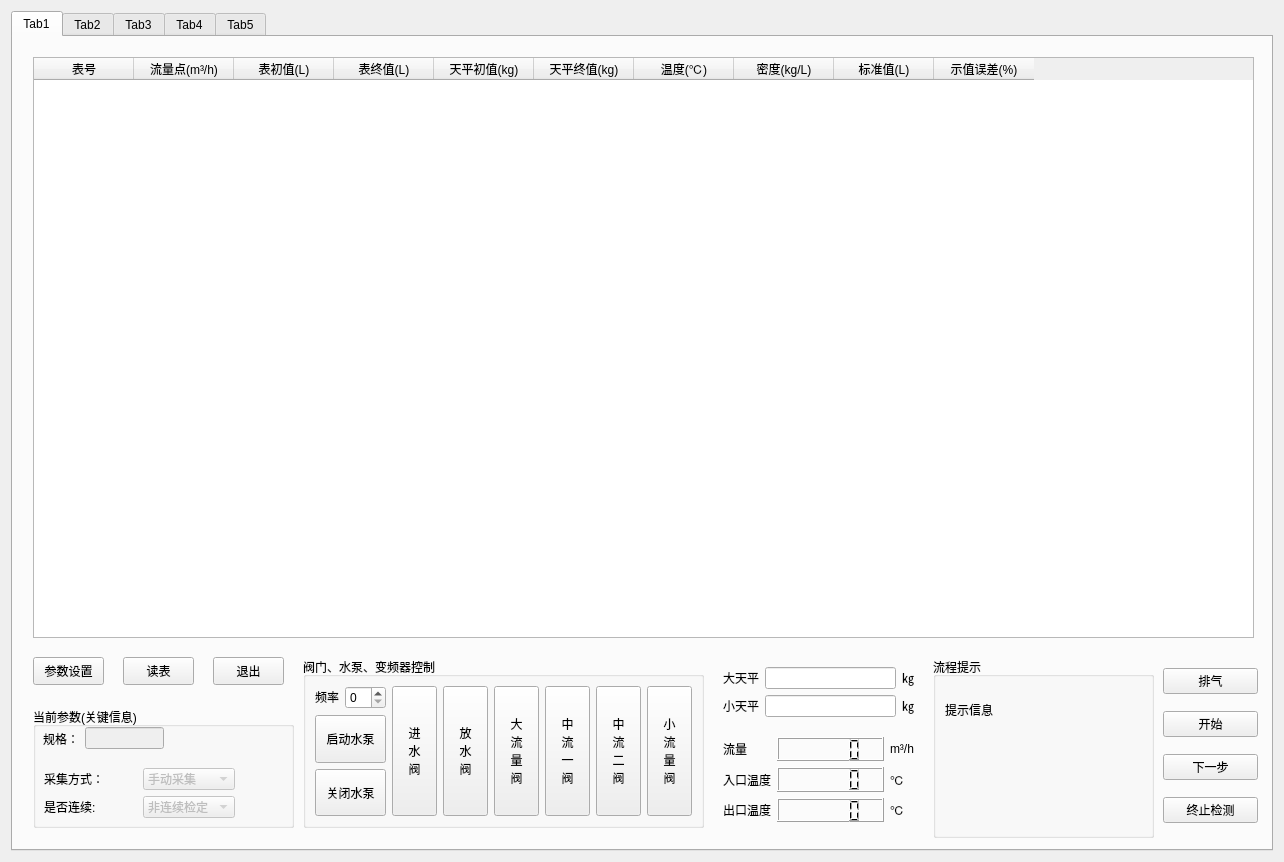
<?xml version="1.0" encoding="UTF-8"?>
<ui version="4.0">
 <class>WeightMethodClass</class>
 <widget class="QWidget" name="WeightMethodClass">
  <property name="geometry">
   <rect>
    <x>0</x>
    <y>0</y>
    <width>1284</width>
    <height>862</height>
   </rect>
  </property>
  <property name="windowTitle">
   <string>质量法检定</string>
  </property>
  <layout class="QGridLayout" name="gridLayout">
   <item row="0" column="0">
    <widget class="QTabWidget" name="tabWidget">
     <property name="tabPosition">
      <enum>QTabWidget::North</enum>
     </property>
     <property name="tabShape">
      <enum>QTabWidget::Rounded</enum>
     </property>
     <property name="currentIndex">
      <number>0</number>
     </property>
     <property name="tabsClosable">
      <bool>false</bool>
     </property>
     <widget class="QWidget" name="tab1">
      <attribute name="title">
       <string>Tab1</string>
      </attribute>
      <widget class="QPushButton" name="btnParaSet">
       <property name="geometry">
        <rect>
         <x>20</x>
         <y>620</y>
         <width>71</width>
         <height>28</height>
        </rect>
       </property>
       <property name="sizePolicy">
        <sizepolicy hsizetype="Fixed" vsizetype="Preferred">
         <horstretch>0</horstretch>
         <verstretch>0</verstretch>
        </sizepolicy>
       </property>
       <property name="text">
        <string>参数设置</string>
       </property>
      </widget>
      <widget class="QGroupBox" name="groupBox">
       <property name="geometry">
        <rect>
         <x>20</x>
         <y>670</y>
         <width>261</width>
         <height>121</height>
        </rect>
       </property>
       <property name="title">
        <string>当前参数(关键信息)</string>
       </property>
       <widget class="QWidget" name="layoutWidget">
        <property name="geometry">
         <rect>
          <x>10</x>
          <y>20</y>
          <width>121</width>
          <height>23</height>
         </rect>
        </property>
        <layout class="QHBoxLayout" name="horizontalLayout_2">
         <item>
          <widget class="QLabel" name="labelStandard">
           <property name="text">
            <string>规格：</string>
           </property>
          </widget>
         </item>
         <item>
          <widget class="QLineEdit" name="lnEditStandard">
           <property name="enabled">
            <bool>false</bool>
           </property>
          </widget>
         </item>
        </layout>
       </widget>
       <widget class="QWidget" name="layoutWidget">
        <property name="geometry">
         <rect>
          <x>11</x>
          <y>61</y>
          <width>191</width>
          <height>51</height>
         </rect>
        </property>
        <layout class="QGridLayout" name="gridLayout_5">
         <item row="0" column="0">
          <widget class="QLabel" name="label_14">
           <property name="text">
            <string>采集方式：</string>
           </property>
          </widget>
         </item>
         <item row="0" column="1">
          <widget class="QComboBox" name="cmbAutoPick">
           <property name="enabled">
            <bool>false</bool>
           </property>
           <item>
            <property name="text">
             <string>手动采集</string>
            </property>
           </item>
           <item>
            <property name="text">
             <string>自动采集</string>
            </property>
           </item>
          </widget>
         </item>
         <item row="1" column="0">
          <widget class="QLabel" name="label_15">
           <property name="text">
            <string>是否连续:</string>
           </property>
          </widget>
         </item>
         <item row="1" column="1">
          <widget class="QComboBox" name="cmbContinue">
           <property name="enabled">
            <bool>false</bool>
           </property>
           <item>
            <property name="text">
             <string>非连续检定</string>
            </property>
           </item>
           <item>
            <property name="text">
             <string>连续检定</string>
            </property>
           </item>
          </widget>
         </item>
        </layout>
       </widget>
      </widget>
      <widget class="QGroupBox" name="groupBox_2">
       <property name="geometry">
        <rect>
         <x>290</x>
         <y>620</y>
         <width>401</width>
         <height>171</height>
        </rect>
       </property>
       <property name="title">
        <string>阀门、水泵、变频器控制</string>
       </property>
       <layout class="QGridLayout" name="gridLayout_4">
        <item row="0" column="0">
         <layout class="QHBoxLayout" name="horizontalLayout">
          <property name="sizeConstraint">
           <enum>QLayout::SetDefaultConstraint</enum>
          </property>
          <item>
           <widget class="QLabel" name="label_13">
            <property name="sizePolicy">
             <sizepolicy hsizetype="Fixed" vsizetype="Fixed">
              <horstretch>0</horstretch>
              <verstretch>0</verstretch>
             </sizepolicy>
            </property>
            <property name="text">
             <string>频率</string>
            </property>
           </widget>
          </item>
          <item>
           <widget class="QSpinBox" name="spinBoxFrequency">
            <property name="sizePolicy">
             <sizepolicy hsizetype="Preferred" vsizetype="Fixed">
              <horstretch>0</horstretch>
              <verstretch>0</verstretch>
             </sizepolicy>
            </property>
           </widget>
          </item>
         </layout>
        </item>
        <item row="0" column="1" rowspan="3">
         <widget class="QToolButton" name="btnWaterIn">
          <property name="sizePolicy">
           <sizepolicy hsizetype="Preferred" vsizetype="Preferred">
            <horstretch>0</horstretch>
            <verstretch>0</verstretch>
           </sizepolicy>
          </property>
          <property name="text">
           <string>进
水
阀</string>
          </property>
         </widget>
        </item>
        <item row="0" column="2" rowspan="3">
         <widget class="QToolButton" name="btnWaterOut">
          <property name="sizePolicy">
           <sizepolicy hsizetype="Preferred" vsizetype="Preferred">
            <horstretch>0</horstretch>
            <verstretch>0</verstretch>
           </sizepolicy>
          </property>
          <property name="text">
           <string>放
水
阀</string>
          </property>
         </widget>
        </item>
        <item row="0" column="3" rowspan="3">
         <widget class="QToolButton" name="btnValveBig">
          <property name="sizePolicy">
           <sizepolicy hsizetype="Preferred" vsizetype="Preferred">
            <horstretch>0</horstretch>
            <verstretch>0</verstretch>
           </sizepolicy>
          </property>
          <property name="text">
           <string>大
流
量
阀</string>
          </property>
         </widget>
        </item>
        <item row="0" column="4" rowspan="3">
         <widget class="QToolButton" name="btnValveMiddle1">
          <property name="sizePolicy">
           <sizepolicy hsizetype="Preferred" vsizetype="Preferred">
            <horstretch>0</horstretch>
            <verstretch>0</verstretch>
           </sizepolicy>
          </property>
          <property name="text">
           <string>中
流
一
阀</string>
          </property>
         </widget>
        </item>
        <item row="0" column="5" rowspan="3">
         <widget class="QToolButton" name="btnValveMiddle2">
          <property name="sizePolicy">
           <sizepolicy hsizetype="Preferred" vsizetype="Preferred">
            <horstretch>0</horstretch>
            <verstretch>0</verstretch>
           </sizepolicy>
          </property>
          <property name="text">
           <string>中
流
二
阀</string>
          </property>
         </widget>
        </item>
        <item row="0" column="6" rowspan="3">
         <widget class="QToolButton" name="btnValveSmall">
          <property name="sizePolicy">
           <sizepolicy hsizetype="Preferred" vsizetype="Preferred">
            <horstretch>0</horstretch>
            <verstretch>0</verstretch>
           </sizepolicy>
          </property>
          <property name="text">
           <string>小
流
量
阀</string>
          </property>
         </widget>
        </item>
        <item row="1" column="0">
         <widget class="QToolButton" name="btnWaterPumpStart">
          <property name="sizePolicy">
           <sizepolicy hsizetype="Preferred" vsizetype="Preferred">
            <horstretch>0</horstretch>
            <verstretch>0</verstretch>
           </sizepolicy>
          </property>
          <property name="text">
           <string>启动水泵</string>
          </property>
         </widget>
        </item>
        <item row="2" column="0">
         <widget class="QToolButton" name="btnWaterPumpStop">
          <property name="sizePolicy">
           <sizepolicy hsizetype="Preferred" vsizetype="Preferred">
            <horstretch>0</horstretch>
            <verstretch>0</verstretch>
           </sizepolicy>
          </property>
          <property name="text">
           <string>关闭水泵</string>
          </property>
         </widget>
        </item>
       </layout>
      </widget>
      <widget class="QTableWidget" name="tableWidget">
       <property name="geometry">
        <rect>
         <x>20</x>
         <y>20</y>
         <width>1221</width>
         <height>581</height>
        </rect>
       </property>
       <property name="inputMethodHints">
        <set>Qt::ImhFormattedNumbersOnly</set>
       </property>
       <property name="editTriggers">
        <set>QAbstractItemView::CurrentChanged|QAbstractItemView::DoubleClicked|QAbstractItemView::EditKeyPressed</set>
       </property>
       <column>
        <property name="text">
         <string>表号</string>
        </property>
       </column>
       <column>
        <property name="text">
         <string>流量点(m³/h)</string>
        </property>
       </column>
       <column>
        <property name="text">
         <string>表初值(L)</string>
        </property>
       </column>
       <column>
        <property name="text">
         <string>表终值(L)</string>
        </property>
       </column>
       <column>
        <property name="text">
         <string>天平初值(kg)</string>
        </property>
       </column>
       <column>
        <property name="text">
         <string>天平终值(kg)</string>
        </property>
       </column>
       <column>
        <property name="text">
         <string>温度(℃)</string>
        </property>
       </column>
       <column>
        <property name="text">
         <string>密度(kg/L)</string>
        </property>
       </column>
       <column>
        <property name="text">
         <string>标准值(L)</string>
        </property>
       </column>
       <column>
        <property name="text">
         <string>示值误差(%)</string>
        </property>
       </column>
      </widget>
      <widget class="QGroupBox" name="groupBox_3">
       <property name="geometry">
        <rect>
         <x>920</x>
         <y>620</y>
         <width>221</width>
         <height>181</height>
        </rect>
       </property>
       <property name="title">
        <string>流程提示</string>
       </property>
       <widget class="QLabel" name="labelHintInfo">
        <property name="geometry">
         <rect>
          <x>12</x>
          <y>27</y>
          <width>201</width>
          <height>51</height>
         </rect>
        </property>
        <property name="text">
         <string>提示信息</string>
        </property>
       </widget>
       <widget class="QLabel" name="labelHint">
        <property name="geometry">
         <rect>
          <x>10</x>
          <y>90</y>
          <width>191</width>
          <height>51</height>
         </rect>
        </property>
        <property name="text">
         <string/>
        </property>
       </widget>
      </widget>
      <widget class="QWidget" name="layoutWidget">
       <property name="geometry">
        <rect>
         <x>710</x>
         <y>700</y>
         <width>191</width>
         <height>85</height>
        </rect>
       </property>
       <layout class="QGridLayout" name="gridLayout_2">
        <item row="0" column="0">
         <widget class="QLabel" name="label_3">
          <property name="sizePolicy">
           <sizepolicy hsizetype="Fixed" vsizetype="Preferred">
            <horstretch>0</horstretch>
            <verstretch>0</verstretch>
           </sizepolicy>
          </property>
          <property name="text">
           <string>流量</string>
          </property>
          <property name="alignment">
           <set>Qt::AlignCenter</set>
          </property>
         </widget>
        </item>
        <item row="0" column="1">
         <widget class="QLCDNumber" name="lcdNumberFlow">
          <property name="sizePolicy">
           <sizepolicy hsizetype="Preferred" vsizetype="Minimum">
            <horstretch>0</horstretch>
            <verstretch>0</verstretch>
           </sizepolicy>
          </property>
         </widget>
        </item>
        <item row="0" column="2">
         <widget class="QLabel" name="label_6">
          <property name="sizePolicy">
           <sizepolicy hsizetype="Fixed" vsizetype="Preferred">
            <horstretch>0</horstretch>
            <verstretch>0</verstretch>
           </sizepolicy>
          </property>
          <property name="text">
           <string>m³/h</string>
          </property>
         </widget>
        </item>
        <item row="1" column="0">
         <widget class="QLabel" name="label_4">
          <property name="sizePolicy">
           <sizepolicy hsizetype="Fixed" vsizetype="Preferred">
            <horstretch>0</horstretch>
            <verstretch>0</verstretch>
           </sizepolicy>
          </property>
          <property name="text">
           <string>入口温度</string>
          </property>
          <property name="alignment">
           <set>Qt::AlignCenter</set>
          </property>
         </widget>
        </item>
        <item row="1" column="1">
         <widget class="QLCDNumber" name="lcdNumberInTemper">
          <property name="sizePolicy">
           <sizepolicy hsizetype="Preferred" vsizetype="Minimum">
            <horstretch>0</horstretch>
            <verstretch>0</verstretch>
           </sizepolicy>
          </property>
          <property name="palette">
           <palette>
            <active>
             <colorrole role="Text">
              <brush brushstyle="SolidPattern">
               <color alpha="255">
                <red>255</red>
                <green>0</green>
                <blue>0</blue>
               </color>
              </brush>
             </colorrole>
            </active>
            <inactive>
             <colorrole role="Text">
              <brush brushstyle="SolidPattern">
               <color alpha="255">
                <red>255</red>
                <green>0</green>
                <blue>0</blue>
               </color>
              </brush>
             </colorrole>
            </inactive>
            <disabled>
             <colorrole role="Text">
              <brush brushstyle="SolidPattern">
               <color alpha="255">
                <red>120</red>
                <green>120</green>
                <blue>120</blue>
               </color>
              </brush>
             </colorrole>
            </disabled>
           </palette>
          </property>
          <property name="numDigits">
           <number>5</number>
          </property>
         </widget>
        </item>
        <item row="1" column="2">
         <widget class="QLabel" name="label_7">
          <property name="sizePolicy">
           <sizepolicy hsizetype="Fixed" vsizetype="Preferred">
            <horstretch>0</horstretch>
            <verstretch>0</verstretch>
           </sizepolicy>
          </property>
          <property name="text">
           <string>℃</string>
          </property>
         </widget>
        </item>
        <item row="2" column="0">
         <widget class="QLabel" name="label_5">
          <property name="sizePolicy">
           <sizepolicy hsizetype="Fixed" vsizetype="Preferred">
            <horstretch>0</horstretch>
            <verstretch>0</verstretch>
           </sizepolicy>
          </property>
          <property name="text">
           <string>出口温度</string>
          </property>
          <property name="alignment">
           <set>Qt::AlignCenter</set>
          </property>
         </widget>
        </item>
        <item row="2" column="1">
         <widget class="QLCDNumber" name="lcdNumberOutTemper">
          <property name="sizePolicy">
           <sizepolicy hsizetype="Preferred" vsizetype="Minimum">
            <horstretch>0</horstretch>
            <verstretch>0</verstretch>
           </sizepolicy>
          </property>
         </widget>
        </item>
        <item row="2" column="2">
         <widget class="QLabel" name="label_8">
          <property name="sizePolicy">
           <sizepolicy hsizetype="Fixed" vsizetype="Preferred">
            <horstretch>0</horstretch>
            <verstretch>0</verstretch>
           </sizepolicy>
          </property>
          <property name="text">
           <string>℃</string>
          </property>
         </widget>
        </item>
       </layout>
      </widget>
      <widget class="QWidget" name="layoutWidget">
       <property name="geometry">
        <rect>
         <x>710</x>
         <y>630</y>
         <width>191</width>
         <height>51</height>
        </rect>
       </property>
       <layout class="QGridLayout" name="gridLayout_3">
        <item row="0" column="0">
         <widget class="QLabel" name="label_9">
          <property name="sizePolicy">
           <sizepolicy hsizetype="Fixed" vsizetype="Preferred">
            <horstretch>0</horstretch>
            <verstretch>0</verstretch>
           </sizepolicy>
          </property>
          <property name="text">
           <string>大天平</string>
          </property>
         </widget>
        </item>
        <item row="0" column="1">
         <widget class="QLineEdit" name="lnEditBigBalance">
          <property name="sizePolicy">
           <sizepolicy hsizetype="Preferred" vsizetype="Fixed">
            <horstretch>0</horstretch>
            <verstretch>0</verstretch>
           </sizepolicy>
          </property>
          <property name="text">
           <string/>
          </property>
          <property name="readOnly">
           <bool>true</bool>
          </property>
         </widget>
        </item>
        <item row="0" column="2">
         <widget class="QLabel" name="label_11">
          <property name="sizePolicy">
           <sizepolicy hsizetype="Fixed" vsizetype="Preferred">
            <horstretch>0</horstretch>
            <verstretch>0</verstretch>
           </sizepolicy>
          </property>
          <property name="text">
           <string>㎏</string>
          </property>
         </widget>
        </item>
        <item row="1" column="0">
         <widget class="QLabel" name="label_10">
          <property name="sizePolicy">
           <sizepolicy hsizetype="Fixed" vsizetype="Preferred">
            <horstretch>0</horstretch>
            <verstretch>0</verstretch>
           </sizepolicy>
          </property>
          <property name="text">
           <string>小天平</string>
          </property>
         </widget>
        </item>
        <item row="1" column="1">
         <widget class="QLineEdit" name="lnEditSmallBalance">
          <property name="sizePolicy">
           <sizepolicy hsizetype="Preferred" vsizetype="Fixed">
            <horstretch>0</horstretch>
            <verstretch>0</verstretch>
           </sizepolicy>
          </property>
          <property name="inputMethodHints">
           <set>Qt::ImhNone</set>
          </property>
          <property name="text">
           <string/>
          </property>
          <property name="readOnly">
           <bool>false</bool>
          </property>
         </widget>
        </item>
        <item row="1" column="2">
         <widget class="QLabel" name="label_12">
          <property name="sizePolicy">
           <sizepolicy hsizetype="Fixed" vsizetype="Preferred">
            <horstretch>0</horstretch>
            <verstretch>0</verstretch>
           </sizepolicy>
          </property>
          <property name="text">
           <string>㎏</string>
          </property>
         </widget>
        </item>
       </layout>
      </widget>
      <widget class="QPushButton" name="btnReadMeter">
       <property name="geometry">
        <rect>
         <x>110</x>
         <y>620</y>
         <width>71</width>
         <height>28</height>
        </rect>
       </property>
       <property name="text">
        <string>读表</string>
       </property>
      </widget>
      <widget class="QPushButton" name="btnExit">
       <property name="geometry">
        <rect>
         <x>200</x>
         <y>620</y>
         <width>71</width>
         <height>28</height>
        </rect>
       </property>
       <property name="text">
        <string>退出</string>
       </property>
      </widget>
      <widget class="QWidget" name="layoutWidget">
       <property name="geometry">
        <rect>
         <x>1150</x>
         <y>620</y>
         <width>95</width>
         <height>181</height>
        </rect>
       </property>
       <layout class="QVBoxLayout" name="verticalLayout">
        <item>
         <widget class="QPushButton" name="btnExhaust">
          <property name="text">
           <string>排气</string>
          </property>
         </widget>
        </item>
        <item>
         <widget class="QPushButton" name="btnStart">
          <property name="text">
           <string>开始</string>
          </property>
         </widget>
        </item>
        <item>
         <widget class="QPushButton" name="btnNext">
          <property name="text">
           <string>下一步</string>
          </property>
         </widget>
        </item>
        <item>
         <widget class="QPushButton" name="btnStop">
          <property name="text">
           <string>终止检测</string>
          </property>
         </widget>
        </item>
       </layout>
      </widget>
     </widget>
     <widget class="QWidget" name="tab2">
      <attribute name="title">
       <string>Tab2</string>
      </attribute>
     </widget>
     <widget class="QWidget" name="tab3">
      <attribute name="title">
       <string>Tab3</string>
      </attribute>
     </widget>
     <widget class="QWidget" name="tab4">
      <attribute name="title">
       <string>Tab4</string>
      </attribute>
     </widget>
     <widget class="QWidget" name="tab5">
      <attribute name="title">
       <string>Tab5</string>
      </attribute>
     </widget>
    </widget>
   </item>
  </layout>
 </widget>
 <resources/>
 <connections/>
</ui>
